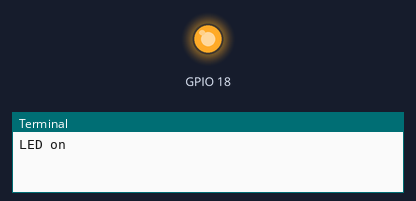
This program was run on a simulated Raspberry Pi (BCM pin numbers). Shown: output pins drawn as LEDs (lit = HIGH), the last lines printed to the terminal. At 1.0 s the program stops and its outputs stay as they are.

Above: at 0.1 s.
At 1.1 s:
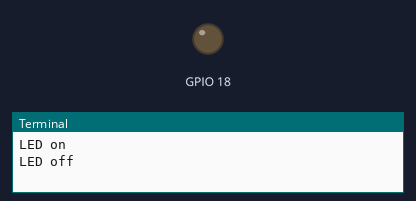
Timing chart, 0 to 2.5 s (numbered marks = the images above):
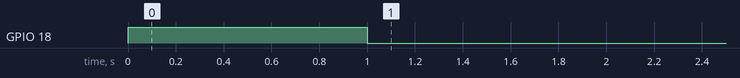

The program:

led.py
```python
"""
Este script controla un LED conectado al pin GPIO 18 de una Raspberry Pi.

Funcionamiento:
- Configura el pin 18 como salida.
- Enciende el LED durante 1 segundo y luego lo apaga.

Requisitos:
- La librería RPi.GPIO debe estar instalada.
# La librería para controlar los pines GPIO en Raspberry Pi es: RPi.GPIO
# Para instalarla, ejecuta en la terminal:
# sudo apt-get update
# sudo apt-get install python3-rpi.gpio
# O usando pip:
# pip install RPi.GPIO
- El LED debe estar correctamente conectado al pin GPIO 18.

Uso:
Ejecutar el script para encender y apagar el LED automáticamente.
"""

#!/usr/bin/env python3
import RPi.GPIO as GPIO
import time
GPIO.setmode(GPIO.BCM)
GPIO.setwarnings(False)
GPIO.setup(18,GPIO.OUT)
print("LED on")
GPIO.output(18,GPIO.HIGH)
time.sleep(1)
print("LED off")
GPIO.output(18,GPIO.LOW)

"""
Ejecutar el script

sudo python3 led.py
***
El sudo es importante porque el acceso a los pines GPIO requiere privilegios de administrador en Raspberry Pi.
"""
```

Measured:
- by itself, GPIO 18: LOW → HIGH at 0.00 s, → LOW 1.0 s later
